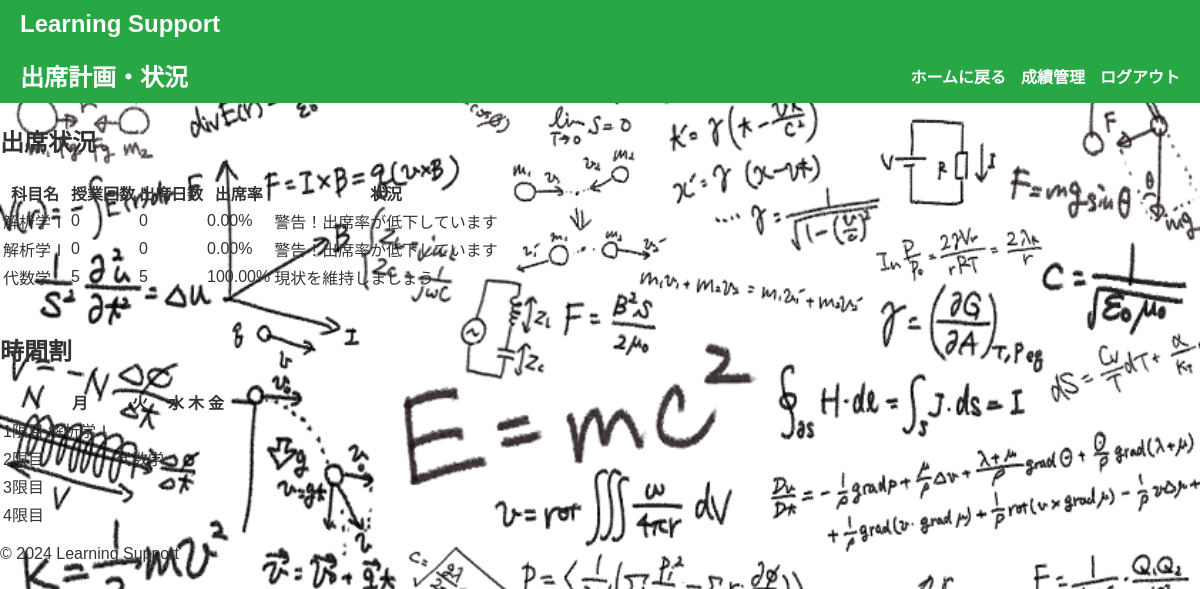
/core/attendance_plan/ (signed in), run on an earlier commit of the app's database.
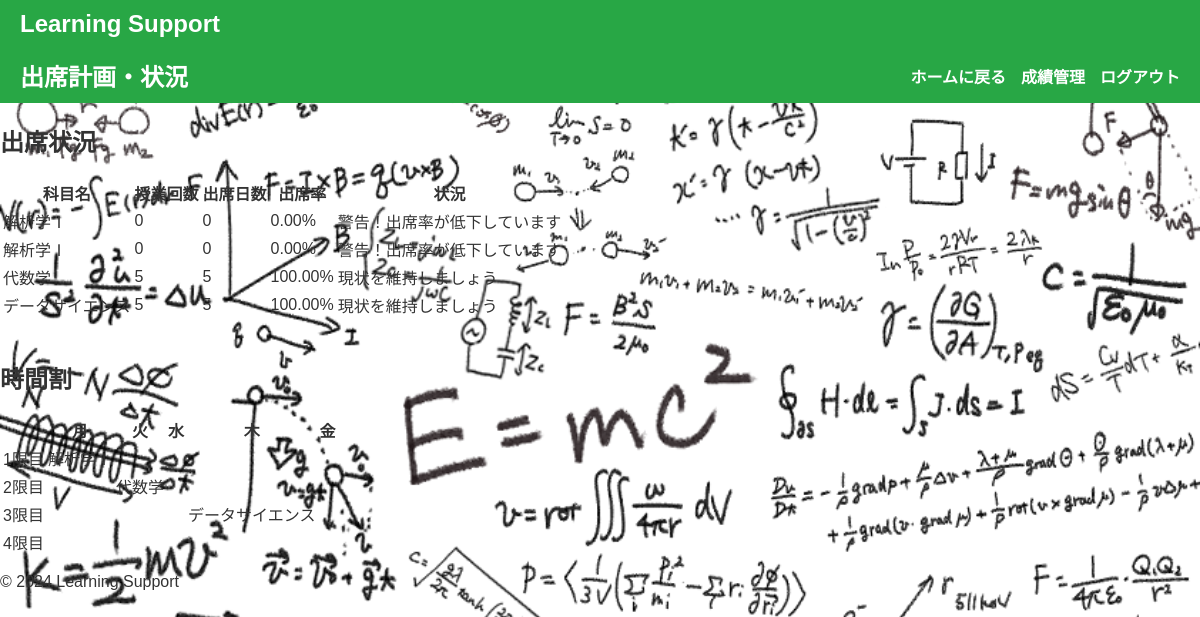
And on a later commit of the database.
### core/models.py (models this page shows, shortened)
class Subject(models.Model):
    SUBJECT_CLASS_CHOICES = [
        ('必修', '必修'),
        ('教養', '教養'),
        ('専門', '専門'),
    ]
    DAY_CHOICES = [
    ('月', '月曜日'),
    ('火', '火曜日'),
    ('水', '水曜日'),
    ('木', '木曜日'),
    ('金', '金曜日'),
    ]
    day_of_week = models.CharField(max_length=2, choices=DAY_CHOICES, default='月')
    subject_id = models.AutoField(primary_key=True)
    student = models.ForeignKey(Student, on_delete=models.CASCADE)
    subject_name = models.CharField(max_length=50)
    subject_class = models.CharField(max_length=10, choices=SUBJECT_CLASS_CHOICES)
    subject_score = models.IntegerField(default=1)
    subject_count = models.IntegerField(default=0)
    lesson_days = models.IntegerField(default=15)
    attend_days = models.IntegerField(default=0)
    lesson_count = models.IntegerField(default=0)
    date = models.CharField(max_length=10, default="月曜日")  # 曜日
    table = models.CharField(max_length=10, default="1限目")  # 時間割

### core/views.py (the view)
# urls.py: path('attendance_plan/', views.attendance_plan, name='attendance_plan'),
@never_cache
def attendance_plan(request):
    host = request.get_host()  # ホスト名を取得
    print(f"Attendance plan page accessed from host: {host}")  # ログにホスト名を出力
    student = Student.objects.get(user=request.user)
    subjects = Subject.objects.filter(student=student)
    attendance_data = []
    for subject in subjects:
        if subject.lesson_count == 0:
            attendance_rate = 0  # ゼロ除算を防ぐ
        else:
            attendance_rate = (subject.attend_days / subject.lesson_count) * 100
        if attendance_rate >= 70:
            status = '現状を維持しましょう'
        elif attendance_rate == 70:
            status = '少し危険です'
        else:
            status = '警告！出席率が低下しています'
        attendance_data.append({
            'subject_name': subject.subject_name,
            'lesson_count': subject.lesson_count,
            'attend_days': subject.attend_days,
            'attendance_rate': attendance_rate,
            'status': status
        })
    days = ['月曜日', '火曜日', '水曜日', '木曜日', '金曜日']
    periods = ['1限目', '2限目', '3限目', '4限目']
    timetable = {period: {day: '' for day in days} for period in periods}
    for subject in subjects:
        day = subject.date
        period = subject.table
        if day in days and period in periods:
            timetable[period][day] = subject.subject_name
    return render(request, 'core/attendance_plan.html',
                  {'attendance_data': attendance_data,
                   'timetable': timetable, 'days': days,
                   'periods': periods})

### core/templatetags/custom_filters.py (called while the page is built)
@register.filter
def dict_get(d, key):
    return d.get(key, '')

### core/templates/core/attendance_plan.html
{% extends 'base.html' %}
{% load custom_filters %}
{% block content %}
<header style="display: flex; justify-content: space-between; align-items: center; padding: 10px 20px; background-color: #28a745; color: white;">
    <h1 style="margin: 0; font-size: 1.5rem;">出席計画・状況</h1>
    <nav>
        <ul style="list-style: none; display: flex; gap: 15px; margin: 0; padding: 0;">
            <li><a href="{% url 'core:student_home' %}" style="text-decoration: none; color: white; font-weight: bold;">ホームに戻る</a></li>
            <li><a href="{% url 'core:manage_grades' %}" style="text-decoration: none; color: white; font-weight: bold;">成績管理</a></li>
            <li><a href="{% url 'core:logout' %}" style="text-decoration: none; color: white; font-weight: bold;">ログアウト</a></li>
        </ul>
    </nav>
</header>
<div class="content-container">
    <h2>出席状況</h2>
    <table class="styled-table">
        <thead>
            <tr>
                <th>科目名</th>
                <th>授業回数</th>
                <th>出席日数</th>
                <th>出席率</th>
                <th>状況</th>
            </tr>
        </thead>
        <tbody>
            {% for data in attendance_data %}
                <tr class="{% if data.status == '危険' %}danger-row{% elif data.status == '注意' %}warning-row{% endif %}">
                    <td>{{ data.subject_name }}</td>
                    <td>{{ data.lesson_count }}</td>
                    <td>{{ data.attend_days }}</td>
                    <td>{{ data.attendance_rate|floatformat:2 }}%</td>
                    <td>{{ data.status }}</td>
                </tr>
            {% endfor %}
        </tbody>
    </table>
    <h2 style="margin-top: 40px;">時間割</h2>
    <table class="styled-table">
        <thead>
            <tr>
                <th></th>
                {% for day in days %}
                    <th>{{ day|slice:":1" }}</th>
                {% endfor %}
            </tr>
        </thead>
        <tbody>
            {% for period in periods %}
                <tr>
                    <td>{{ period }}</td>
                    {% for day in days %}
                        <td>{{ timetable|dict_get:period|dict_get:day }}</td>
                    {% endfor %}
                </tr>
            {% endfor %}
        </tbody>
    </table>
</div>
{% endblock %}

What changed in the data, as far as the page shows it:
added Subject: subject_name "データサイエンス"
Also different on the page:
new list line: "5 5 100.00 % 現状を維持しましょう"
new list line: "データサイエンス"
